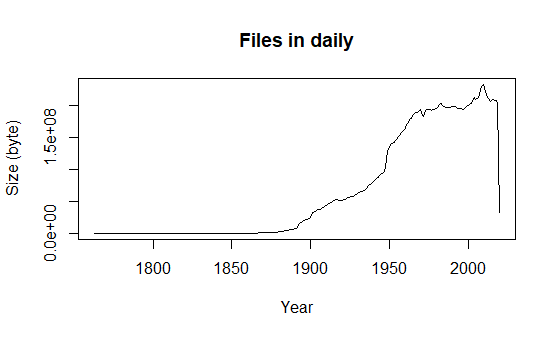

Generate this figure with R:
# Simple plot

data = read.csv('p12b.csv')
ts = ts(data, start = 1763, end = 2020)
plot(ts, xlab = 'Year', ylab = 'Size (byte)', main = 'Files in daily')
